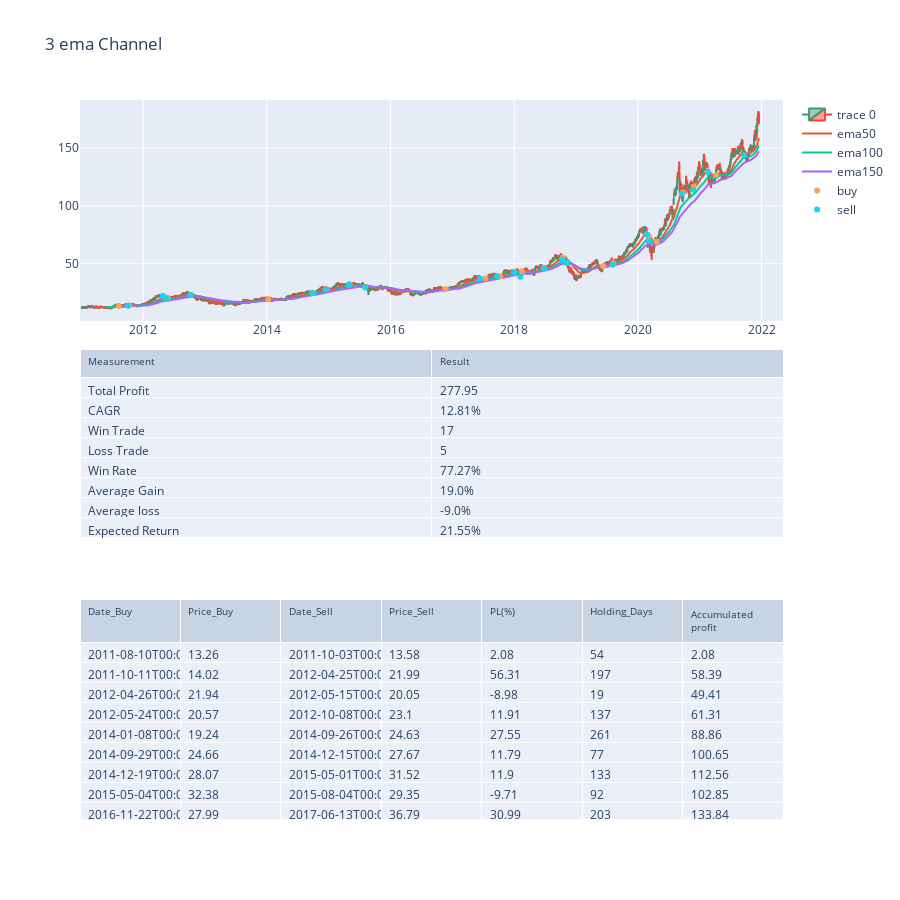

The notebook cell saved with this chart:
### Code cell
#10.Plot graph

fig = make_subplots(rows=3, cols=1,shared_xaxes=True, vertical_spacing=0.04,
specs=[[{"type": "scatter"}],
        [{"type": "table"}],[{"type": "table"}]])

buy = df_Trading[['Date_Buy','Price_Buy']].copy()
sell = df_Trading[['Date_Sell','Price_Sell']].copy()
    
fig.add_trace(go.Candlestick(x=df_signal['Date'],
            open=df_signal['Open'],
            high=df_signal['High'],
            low=df_signal['Low'],
            close=df_signal['Close']),row=1,col=1)

#fig.add_trace(go.Scatter(x = df_signal['Date'], y=df_signal['Close'],mode='lines',name='Close'),row= 1,col =1)
fig.add_trace(go.Scatter(x = df_signal['Date'], y=df_signal['ema50'],mode='lines',name='ema50'),row= 1,col =1)
fig.add_trace(go.Scatter(x = df_signal['Date'], y=df_signal['ema100'],mode='lines',name='ema100'),row= 1,col =1)
fig.add_trace(go.Scatter(x = df_signal['Date'], y=df_signal['ema150'],mode='lines',name='ema150'),row= 1,col =1)
fig.add_trace(go.Scatter(x = buy['Date_Buy'], y=buy['Price_Buy'],mode='markers',name='buy'),row= 1,col =1)
fig.add_trace(go.Scatter(x = sell['Date_Sell'], y=sell['Price_Sell'],mode='markers',name='sell'),row= 1,col =1)

fig.add_trace(go.Table(header=dict(values=df_summary.columns,font=dict(size=10),align="left"),
        cells=dict(values=[df_summary[k].tolist() for k in df_summary.columns],align = "left")),row=2, col=1)

fig.add_trace(go.Table(header=dict(values=df_Trading.columns,font=dict(size=10),align="left"),
        cells=dict(values=[df_Trading[k].tolist() for k in df_Trading.columns],align = "left")),row=3, col=1)

fig.update_layout( height=900, showlegend=True, title_text='3 ema Channel',)
fig.update_layout(xaxis_rangeslider_visible=False)

fig.show()

### Figure 1 — Plotly figure (JSON) as saved in the notebook; plotly's stock layout.template omitted (floating-point values rounded to 4 significant figures; data arrays with more than 128 entries replaced by an {"elided": "..."} marker saying what was removed)
{"data": [{"close": {"elided": "2758 float values"}, "high": {"elided": "2758 float values"}, "low": {"elided": "2758 float values"}, "open": {"elided": "2758 float values"}, "type": "candlestick", "x": {"elided": "2758 str values"}, "xaxis": "x", "yaxis": "y"}, {"mode": "lines", "name": "ema50", "type": "scatter", "x": {"elided": "2758 str values"}, "xaxis": "x", "y": {"elided": "2758 float values"}, "yaxis": "y"}, {"mode": "lines", "name": "ema100", "type": "scatter", "x": {"elided": "2758 str values"}, "xaxis": "x", "y": {"elided": "2758 float values"}, "yaxis": "y"}, {"mode": "lines", "name": "ema150", "type": "scatter", "x": {"elided": "2758 str values"}, "xaxis": "x", "y": {"elided": "2758 float values"}, "yaxis": "y"}, {"mode": "markers", "name": "buy", "type": "scatter", "x": ["2011-08-10T00:00:00", "2011-10-11T00:00:00", "2012-04-26T00:00:00", "2012-05-24T00:00:00", "2014-01-08T00:00:00", "2014-09-29T00:00:00", "2014-12-19T00:00:00", "2015-05-04T00:00:00", "2016-11-22T00:00:00", "2017-07-14T00:00:00", "2017-10-10T00:00:00", "2018-01-03T00:00:00", "2018-02-16T00:00:00", "2018-06-27T00:00:00", "2018-10-15T00:00:00", "2019-06-10T00:00:00", "2019-08-09T00:00:00", "2020-03-05T00:00:00", "2020-04-23T00:00:00", "2020-09-23T00:00:00", "2020-11-27T00:00:00", "2021-04-06T00:00:00"], "xaxis": "x", "y": [13.26, 14.02, 21.94, 20.57, 19.24, 24.66, 28.07, 32.38, 27.99, 36.99, 39.01, 43.13, 43.09, 46.31, 55.29, 47.95, 50.33, 73.88, 68.97, 111.6, 116.6, 126.5], "yaxis": "y"}, {"mode": "markers", "name": "sell", "type": "scatter", "x": ["2011-10-03T00:00:00", "2012-04-25T00:00:00", "2012-05-15T00:00:00", "2012-10-08T00:00:00", "2014-09-26T00:00:00", "2014-12-15T00:00:00", "2015-05-01T00:00:00", "2015-08-04T00:00:00", "2017-06-13T00:00:00", "2017-09-21T00:00:00", "2018-01-02T00:00:00", "2018-02-06T00:00:00", "2018-06-26T00:00:00", "2018-10-11T00:00:00", "2018-11-06T00:00:00", "2019-08-06T00:00:00", "2020-02-25T00:00:00", "2020-03-10T00:00:00", "2020-09-18T00:00:00", "2020-11-24T00:00:00", "2021-02-18T00:00:00", "2021-09-20T00:00:00"], "xaxis": "x", "y": [13.58, 21.99, 20.05, 23.1, 24.63, 27.67, 31.52, 29.35, 36.79, 38.95, 42.54, 38.71, 45.75, 53.63, 50.48, 49.08, 75.24, 69.29, 110.4, 113.9, 129.2, 143.8], "yaxis": "y"}, {"cells": {"align": "left", "values": [["Total Profit", "CAGR", "Win Trade", "Loss Trade ", "Win Rate", "Average Gain", "Average loss", "Expected Return"], [277.9, "12.81%", 17, 5, "77.27%", "19.0%", "-9.0%", "21.55%"]]}, "domain": {"x": [0, 1], "y": [0.3467, 0.6533]}, "header": {"align": "left", "font": {"size": 10}, "values": ["Measurement", "Result"]}, "type": "table"}, {"cells": {"align": "left", "values": {"elided": "7x22 mixed values"}}, "domain": {"x": [0, 1], "y": [0, 0.3067]}, "header": {"align": "left", "font": {"size": 10}, "values": ["Date_Buy", "Price_Buy", "Date_Sell", "Price_Sell", "PL(%)", "Holding_Days", "Accumulated profit"]}, "type": "table"}], "layout": {"height": 900, "showlegend": true, "title": {"text": "3 ema Channel"}, "xaxis": {"anchor": "y", "domain": [0, 1], "rangeslider": {"visible": false}}, "yaxis": {"anchor": "x", "domain": [0.6933, 1]}}}
